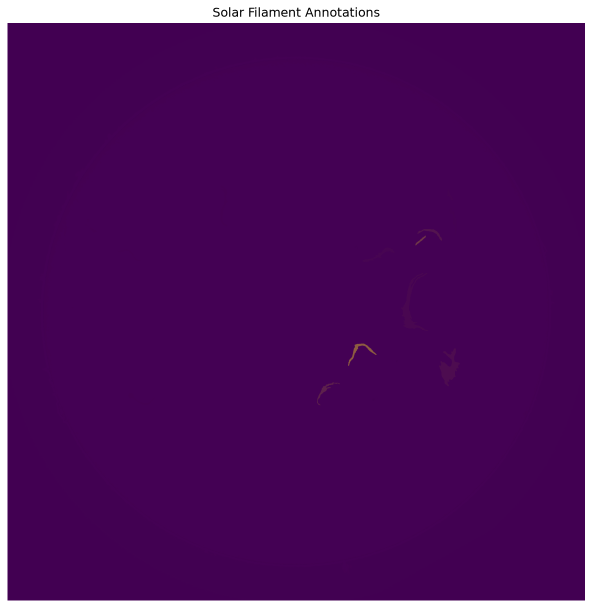
#> input picture filament_visualization.png, 1185 x 1216 px (shown at 1/2 size)
$ python -i disk.py   (imports and definitions only)
#> lines starting #> are read from the running program, lines starting #| are printed output that depends on the picture
#> further down, picture is the input picture: shape (1216, 1185, 3); mean B, G, R 95.6, 19.4, 80.9
"""Per-image solar disk geometry and radial intensity profile -> data/cache/disk.json.

Each entry: {cx, cy, r} in native 2048 px, and `prof`: median on-disk intensity in 256 bins of r/R
over [0, 1.0], used to flatten limb darkening.
"""
import json
import os
import sys

import cv2
import numpy as np
from tqdm import tqdm

sys.path.insert(0, os.path.dirname(__file__))
from common import CACHE  # noqa: E402

NBINS = 256


def fit_disk(img):
    small = cv2.resize(img, (512, 512), interpolation=cv2.INTER_AREA)
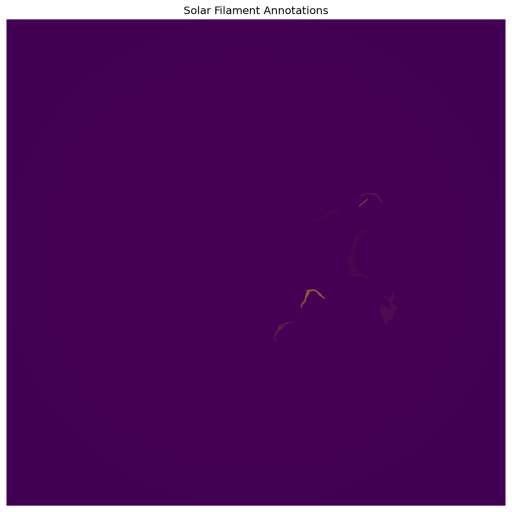
#> small: shape (512, 512, 3); mean B, G, R 95.6, 19.4, 80.9
    blur = cv2.GaussianBlur(small, (5, 5), 0)
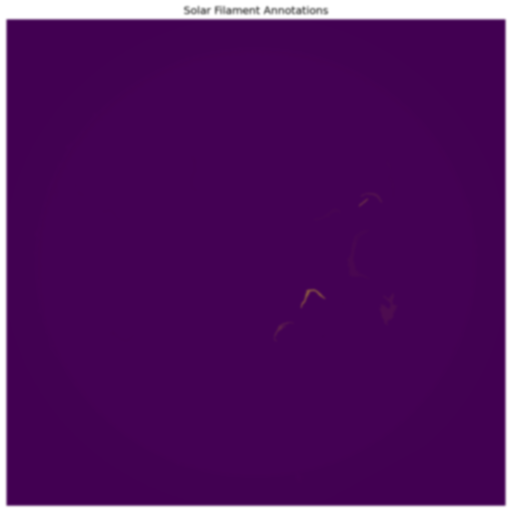
#> blur: shape (512, 512, 3); mean B, G, R 95.6, 19.4, 80.9
#> (the run stopped early here; a loop or call above may not have finished)
